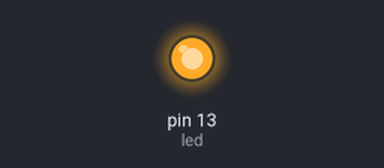
This sketch was run on a simulated Arduino Uno, built with avr-gcc and run on an emulated ATmega328P. Shown: output pins drawn as LEDs (lit = HIGH).

Above: at 0.4 s.
At 5.3 s:
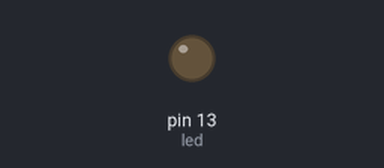
Timing chart, 0 to 8.3 s (numbered marks = the images above):
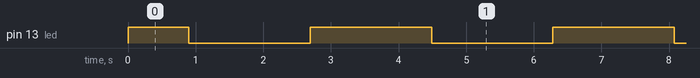

The sketch:

_0601inuianalogWrite.ino
```cpp
#define MAX 255
int led=13;
int dir=0;
int tm=4;
int value=MAX;
void setup() {
  pinMode(led,OUTPUT);
  // put your setup code here, to run once:

}

void loop() {
  analogWrite(led,value);
  delay((tm*1000/2)/MAX);


  if(value<=0){
    dir--;
  }

  if(value>=MAX){
    dir++;
  }

  if(dir==0){
    value+=1;
  }
  else{
    value-=1;
  }

  ;
  // put your main code here, to run repeatedly:

}
```

Measured:
- by itself, pin 13 (led): repeats every 3.6 s: LOW 1.8 s, HIGH 1.8 s
